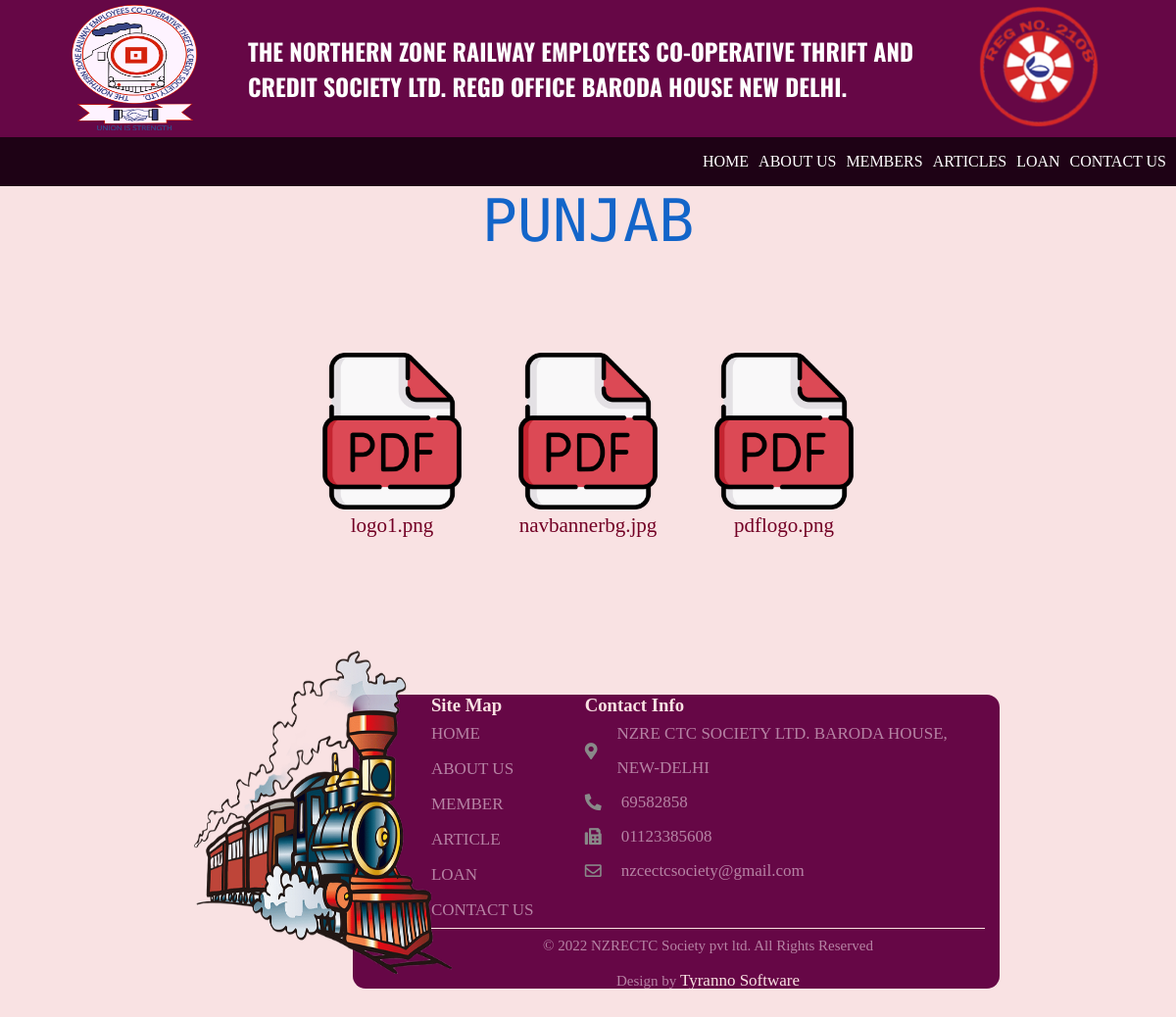
/branchfiles/Punjab, run on an earlier commit of the app's database.
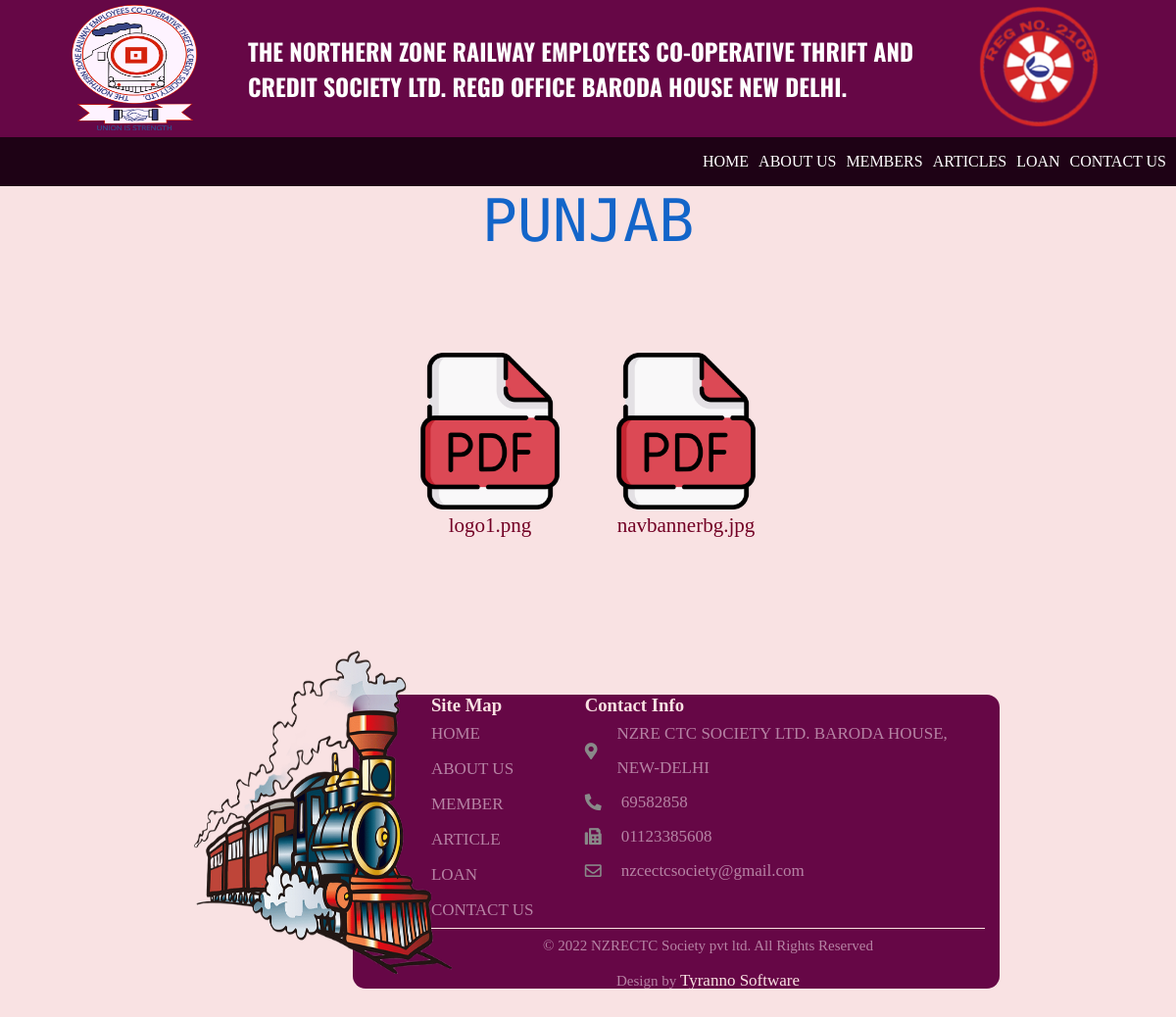
And on a later commit of the database.
### mysite/models.py (models this page shows, shortened)
class Branch(models.Model):
    bname = models.CharField(max_length=100, choices=BRANCH_CHOICES, blank=False)
    bfiles = models.FileField(upload_to="", blank=False)

### mysite/views.py (the view)
# urls.py: path('branchfiles/<branchwise>', views.branchfiles, name='branchfiles'),
def branchfiles(request, branchwise):
    if branchwise:
        listt = Branch.objects.values_list('bname', 'bfiles')
        dictt = {}
        dict_list = []
        for i in listt:
            if branchwise in i:
                dict_list.append(i[1])
        dictt[branchwise] = dict_list
        context = {"dictt": dictt, "branch": branchwise}
    return render(request, 'branchfiles.html', context)

### mysite/templates/branchfiles.html (shortened to what this page needs)
{% extends 'base.html' %} {% block body %}
<h1>{{branch}}</h1>
{% load static %}
<section class="branchfiles">
  <div class="container">
    <div class="files-row">
      <div class="files-container">
        {% for key,values in dictt.items %} {% for i in values %}
        <div class="file">
          <a href="/media/{{i}}" target="_blank"><img src="{% static 'assets/pdflogo2.png' %}" alt="" /></a>
          <p>{{i}}</p>
        </div>
        {% endfor %} {% endfor %}
      </div>
    </div>
  </div>
</section>
{% endblock body %}

What changed in the data, as far as the page shows it:
removed Branch: bfiles "pdflogo.png"
